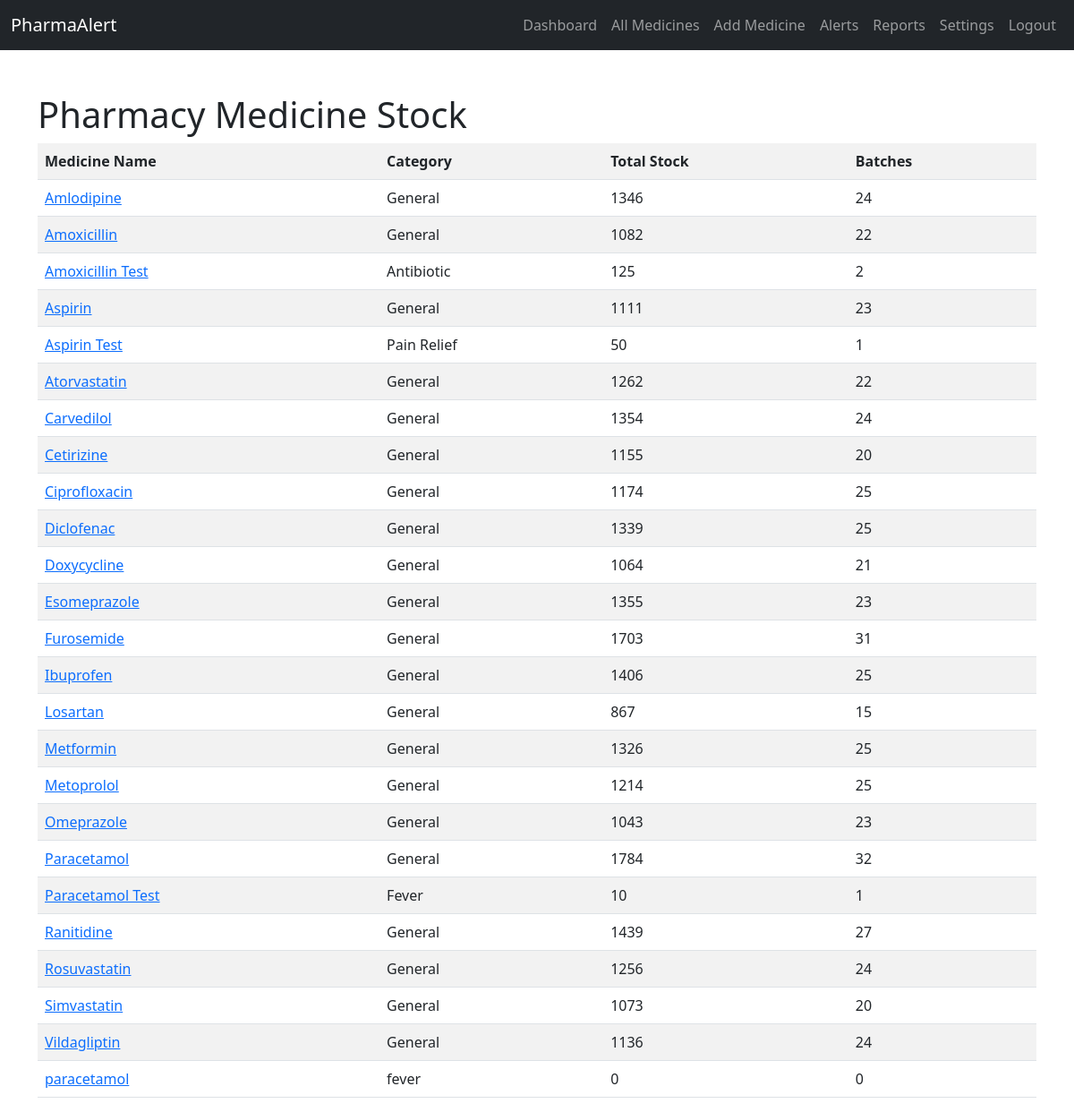
/ (signed in), run on the app's committed database.
### tables this page shows
CREATE TABLE medicines (
        id INTEGER PRIMARY KEY AUTOINCREMENT,
        name TEXT UNIQUE NOT NULL,
        category TEXT,
        low_stock_threshold INTEGER DEFAULT 50,
        created_at TIMESTAMP DEFAULT CURRENT_TIMESTAMP,
        updated_at TIMESTAMP DEFAULT CURRENT_TIMESTAMP
    );

### app.py (the view)
@app.route("/")
@login_required
def index():
    medicines = get_all_medicines()
    return render_template("index.html", medicines=medicines)

### app.py (called while the page is built)
@login_manager.user_loader
def load_user(user_id):
    return get_user_by_id(int(user_id))

### auth.py (called while the page is built)
def get_user_by_id(user_id):
    conn = sqlite3.connect(DB_PATH)
    conn.row_factory = sqlite3.Row
    cursor = conn.cursor()
    cursor.execute("SELECT * FROM users WHERE id = ?", (user_id,))
    row = cursor.fetchone()
    conn.close()
    if row:
        return User(row["id"], row["username"], row["role"])
    return None

### operations.py (called while the page is built)
def get_db():
    conn = sqlite3.connect(DB_PATH)
    conn.row_factory = sqlite3.Row
    return conn

def get_all_medicines():
    conn = get_db()
    cursor = conn.cursor()
    cursor.execute("""
        SELECT m.id, m.name, m.category, m.low_stock_threshold,
               COUNT(b.id) as batch_count,
               COALESCE(SUM(b.quantity), 0) as total_stock
        FROM medicines m
        LEFT JOIN batches b ON m.id = b.medicine_id
        GROUP BY m.id
        ORDER BY m.name
    """)
    rows = cursor.fetchall()
    conn.close()
    return [dict(row) for row in rows]

### templates/index.html (shortened to what this page needs)
<!DOCTYPE html>
<html lang="en">
<head>
    <link href="https://cdn.jsdelivr.net/npm/bootstrap@5.3.0/dist/css/bootstrap.min.css" rel="stylesheet">
</head>
<body>
<nav class="navbar navbar-expand-lg navbar-dark bg-dark">
    <div class="container-fluid">
        <a class="navbar-brand" href="/">PharmaAlert</a>
        <div class="collapse navbar-collapse" id="navbarNav">
            <ul class="navbar-nav ms-auto">
                <li class="nav-item"><a class="nav-link" href="/dashboard">Dashboard</a></li>
                <li class="nav-item"><a class="nav-link" href="/medicines">All Medicines</a></li>
                <li class="nav-item"><a class="nav-link" href="/add-medicine">Add Medicine</a></li>
                <li class="nav-item"><a class="nav-link" href="/alerts">Alerts</a></li>
                <li class="nav-item"><a class="nav-link" href="/reports">Reports</a></li>
                <li class="nav-item"><a class="nav-link" href="/settings">Settings</a></li>
                <li class="nav-item"><a class="nav-link" href="/logout">Logout</a></li>
            </ul>
        </div>
    </div>
</nav>
<div class="container mt-5">
    <h1>Pharmacy Medicine Stock</h1>
    <table class="table table-striped">
        <tr>
            <th>Medicine Name</th>
            <th>Category</th>
            <th>Total Stock</th>
            <th>Batches</th>
        </tr>
        {% for med in medicines %}
        <tr>
            <td><a href="/medicine/{{ med.id }}">{{ med.name }}</a></td>
            <td>{{ med.category or '-' }}</td>
            <td>{{ med.total_stock }}</td>
            <td>{{ med.batch_count }}</td>
        </tr>
        {% endfor %}
    </table>
</div>
</body>
</html>

### data on the page
medicines: name "Amlodipine", category "General", total_stock "1346", batch_count "24"
medicines: name "Amoxicillin", category "General", total_stock "1082", batch_count "22"
medicines: name "Amoxicillin Test", category "Antibiotic", total_stock "125", batch_count "2"
medicines: name "Aspirin", category "General", total_stock "1111", batch_count "23"
medicines: name "Aspirin Test", category "Pain Relief", total_stock "50", batch_count "1"
medicines: name "Atorvastatin", category "General", total_stock "1262", batch_count "22"
medicines: name "Carvedilol", category "General", total_stock "1354", batch_count "24"
medicines: name "Cetirizine", category "General", total_stock "1155", batch_count "20"
medicines: name "Ciprofloxacin", category "General", total_stock "1174", batch_count "25"
medicines: name "Diclofenac", category "General", total_stock "1339", batch_count "25"
medicines: name "Doxycycline", category "General", total_stock "1064", batch_count "21"
medicines: name "Esomeprazole", category "General", total_stock "1355", batch_count "23"
medicines: name "Furosemide", category "General", total_stock "1703", batch_count "31"
medicines: name "Ibuprofen", category "General", total_stock "1406", batch_count "25"
medicines: name "Losartan", category "General", total_stock "867", batch_count "15"
medicines: name "Metformin", category "General", total_stock "1326", batch_count "25"
medicines: name "Metoprolol", category "General", total_stock "1214", batch_count "25"
medicines: name "Omeprazole", category "General", total_stock "1043", batch_count "23"
medicines: name "Paracetamol", category "General", total_stock "1784", batch_count "32"
medicines: name "Paracetamol Test", category "Fever", total_stock "10", batch_count "1"
medicines: name "Ranitidine", category "General", total_stock "1439", batch_count "27"
medicines: name "Rosuvastatin", category "General", total_stock "1256", batch_count "24"
medicines: name "Simvastatin", category "General", total_stock "1073", batch_count "20"
medicines: name "Vildagliptin", category "General", total_stock "1136", batch_count "24"
medicines: name "paracetamol", category "fever", total_stock "0", batch_count "0"
